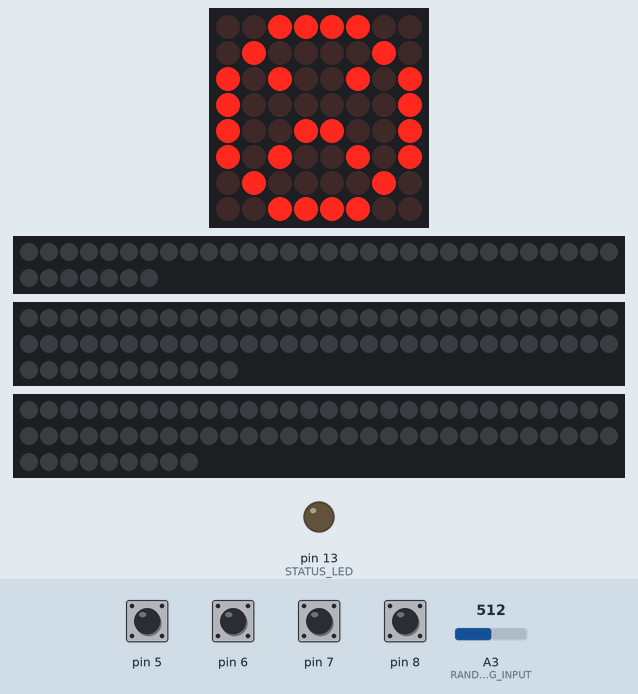
The sketch below on a simulated Arduino Mega 2560, built with avr-gcc and run on an emulated ATmega2560. Parts: 8×8 LED matrix, 37 RGB LEDs in strip order, left to right, continuing on the next row, 71 RGB LEDs in strip order, left to right, continuing on the next row, 69 RGB LEDs in strip order, left to right, continuing on the next row, output pins drawn as LEDs (lit = HIGH). The inputs (shaded band) are chosen by the test bench; at power-on: pin 5–8 HIGH, A3 (RANDOM_NOISE_ANALOG_INPUT) = 512. Dim RGB values are drawn brighter than linear; random numbers use the default seed unless the sketch sets one.

Above: at 2.3 s.
2.4 s: pin 8 pulled LOW for 0.15 s
At 2.76 s:
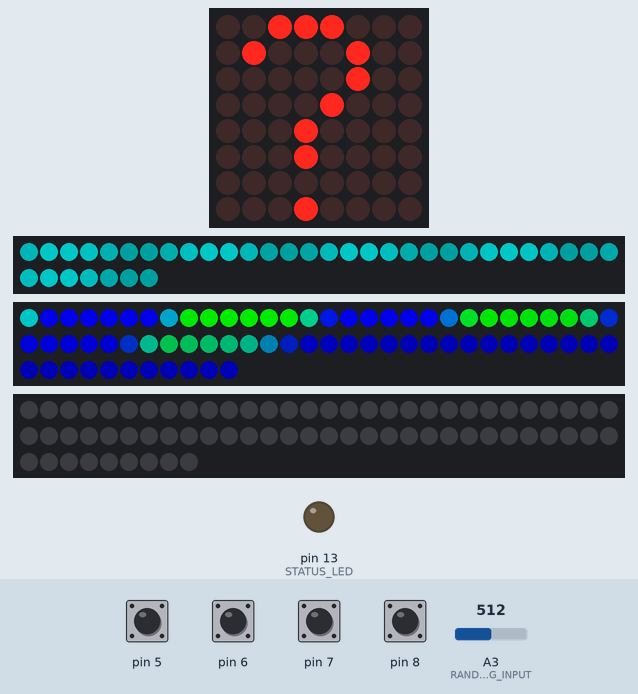
3.1 s: pin 7 pulled LOW for 1 s
At 3.54 s:
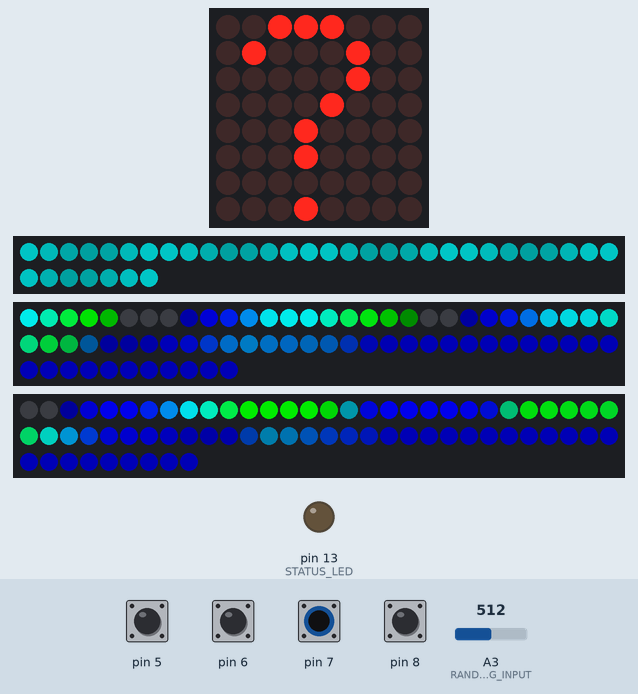
4.7 s: pin 5 pulled LOW for 0.15 s
6.4 s: pin 6 pulled LOW for 0.15 s
At 6.53 s:
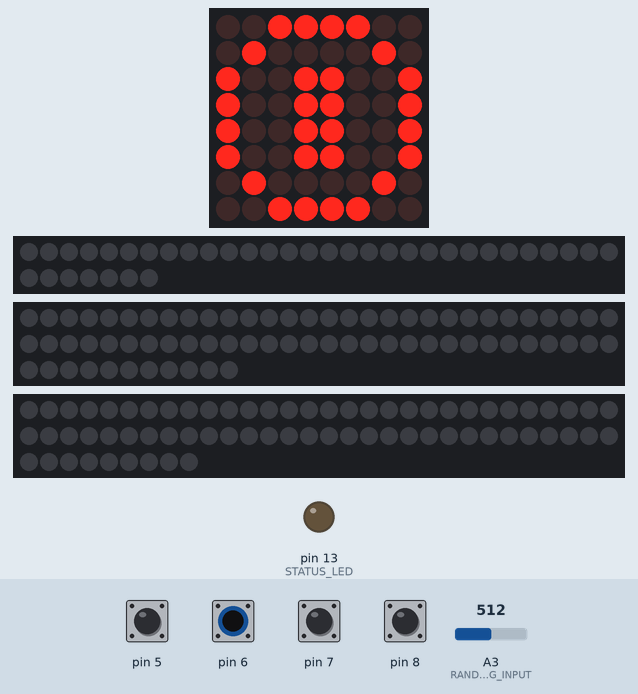
8.1 s: pin 8 pulled LOW for 1 s
At 8.38 s:
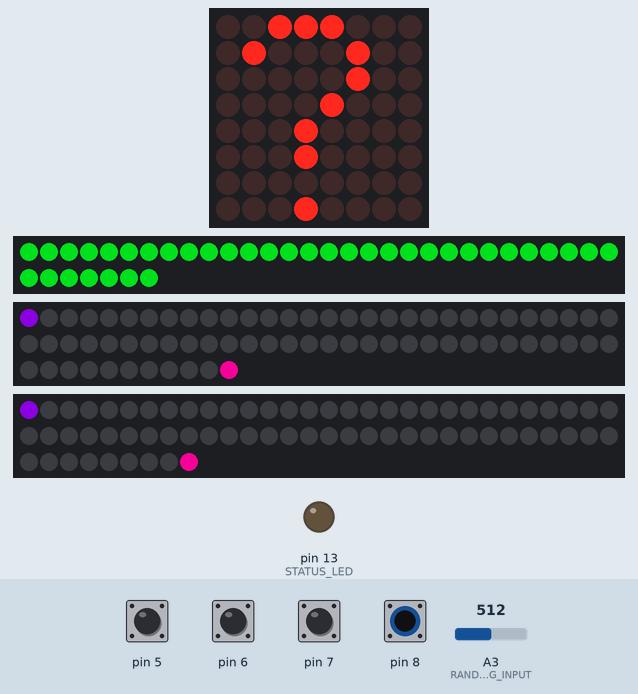
10.7 s: pin 5 pulled LOW for 1 s
Timing chart, 0 to 13.7 s (numbered marks = the images above; inputs shaded):
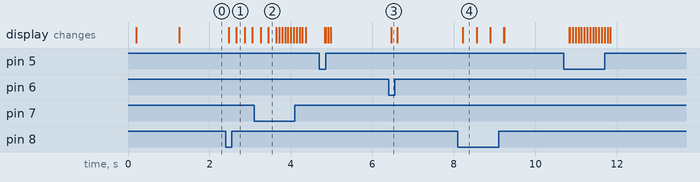

The sketch:

gothee-house-clock.ino
```cpp
/*
================================================================================
File name: gothee-house-clock.ino
   System: Gothee House Clock
 Platform: Teensy 3.1 Freescale K20 (ARM Cortex M4, MK20DX256VLH7)
   Author: Madeline Usher
  Created: November 26, 2014
  Purpose: This controls the lighting for the clock.
================================================================================
  $LastChangedDate: 2015-01-09 01:59:45 -0600 (Fri, 09 Jan 2015) $
  $LastChangedBy: usher $
================================================================================
*/

/*
Pin Assignments:

  User Interface:
  - pin 18 = LED matrix display, data (I2C Data, SDA0)
  - pin 19 = LED matrix display, clock (I2C Clock, SCL0)

  - pin  5 = rotary DIP 4
  - pin  6 = rotary DIP 2
  - pin  7 = rotary DIP 8
  - pin  8 = rotary DIP 1

  Hall Effect Sensors:
  - pin 22 = Hall Effect sensor, geneva mechanism
  - pin 23 = Hall Effect sensor, pendulum

  XBee:
  - pin  0 = XBEE DOut -> Serial RX1
  - pin  1 = XBEE DIn -> Serial TX1
  - pin 21 = sleep

  Lights:
  - pin  9 = left side lights
  - pin 10 = aux lights
  - pin 11 = right side lights
  - pin 12 = top lights

  Miscellaneous
  - pin 17 = unconnected analog input (A3) for use in random number generation
*/

////////////////////////////////////////////////////////////////////////////////

// #include <Arduino.h>
#include <Wire.h>
#include <Adafruit_NeoPixel.h>
// #include <LowPower_Teensy3.h>
#include <Adafruit_LEDBackpack.h>
#include <Adafruit_GFX.h>
#include "time.h"
#include "selector_switch.h"
#include "led_matrix.h"
#include "lightshows.h"


////////////////////////////////////////////////////////////////////////////////

#define STATUS_LED 13

// user-interface display will sleep after this amount of user inactivity.
// In ms.
#define UI_TIMEOUT_LIGHTSHOW_ACTIVE 20000
#define UI_TIMEOUT_NO_LIGHTSHOW_OFF  5000
#define UI_TIMEOUT_NO_LIGHTSHOW_DIM  2500

#define SELECTOR_SWITCH_POS_OFF 0

unsigned long lastUserActivityTime = 0;  // in ms


// #define WAKEUP_PIN              2
// #define WAKEUP_PIN_LLWU_ID  PIN_2

#define RANDOM_NOISE_ANALOG_INPUT 3


// TEENSY3_LP sleepCtrl = TEENSY3_LP();


////////////////////////////////////////////////////////////////////////////////
/// The setup() method runs once, when the sketch starts

void setup ()
 {pinMode(STATUS_LED, OUTPUT);
  // pinMode(WAKEUP_PIN, INPUT_PULLUP);
  initRandomGenerator();
  initLEDMatrix();
  initNeoPixels();
  initSelectorSwitch();
  // initHallEffectSensors();

  setLEDMatrixIcon(ICON_SMILE);
  delay(1000);
  lastUserActivityTime = millis();
  return;}


void initRandomGenerator ()
 {unsigned int seed = 0;
  for (int i = 0; i < 50; i++)
   {for (int j = 0; j < 32; j++)
    {// XOR the seed with the volatile lowest bit from ADC shifted.
     seed ^= ((analogRead(RANDOM_NOISE_ANALOG_INPUT) & 1) << j);}}
  randomSeed(seed);
  return;}


void blink (byte pin, int n)
 {for (int j = 0; j < n; j++)
   {digitalWrite (pin, HIGH);
    delay (200);
    digitalWrite (pin, LOW);
    delay (200);}
  return;}


////////////////////////////////////////////////////////////////////////////////
/// The loop() method runs over and over again, as long as the Arduino has power

void loop()
 {handleUI();
  updateLightshow();

  // testHallEffectSensors();

 }

////////////////////////////////////////////////////////////////////////////////
/// User Interface

void handleUI ()
 {boolean selectorChanged;
  unsigned long timeSinceLastUserActivity;

  byte selectorVal = selectorSwitchVal(&selectorChanged);
  if (selectorChanged)
   {if (selectorVal == SELECTOR_SWITCH_POS_OFF)
     {setLEDMatrixIcon(ICON_OFF);
      endLightshow();}
    else
     {const uint8_t* icon = startLightShow(selectorVal - 1);
      if (icon)
       {setLEDMatrixIcon(icon);}
      else
       {setLEDMatrixIcon(ICON_FROWN);}}
    lastUserActivityTime = millis();}

  timeSinceLastUserActivity = elapsedMillis (lastUserActivityTime);
  switch (getLEDMatrixState())
   {case LED_MATRIX_STATE_OFF:
     if (selectorChanged)
      {setLEDMatrixState(LED_MATRIX_STATE_FULL);}
     break;
    case LED_MATRIX_STATE_DIM:
     if (selectorChanged)
      {setLEDMatrixState(LED_MATRIX_STATE_FULL);}
     else if ((selectorVal == SELECTOR_SWITCH_POS_OFF) &&
             (timeSinceLastUserActivity > UI_TIMEOUT_NO_LIGHTSHOW_OFF))
      {setLEDMatrixState(LED_MATRIX_STATE_OFF);
       // sleep here?
      }
     break;
    case LED_MATRIX_STATE_FULL:
     if (((selectorVal != SELECTOR_SWITCH_POS_OFF) &&
          (timeSinceLastUserActivity > UI_TIMEOUT_LIGHTSHOW_ACTIVE)) ||
         ((selectorVal == SELECTOR_SWITCH_POS_OFF) &&
          (timeSinceLastUserActivity > UI_TIMEOUT_NO_LIGHTSHOW_DIM)))
      {setLEDMatrixState(LED_MATRIX_STATE_DIM);}
     break;
   }
  return;}


/*

////////////////////////////////////////////////////////////////////////////////
/// When putting the system to sleep we'll use the VLPS (very low power stop)
/// mode.

void sleepFairyRing ()
 {endLightshow(pShrooms);
  disableLCD();
  lcdOn = false;
  sleepTLC5940();
  sleepCtrl.DeepSleep(GPIO_WAKE, WAKEUP_PIN_LLWU_ID);
  return;}


void wakeFairyRing ()
 {wakeTLC5940();
  enableLCD();
  lcdOn = true;
  lastUserActivityTime = millis();
  return;}


*/


////////////////////////////////////////////////////////////////////////////////
/// Hall Effect Sensors:

#define HALL_EFFECT_GENEVA_PIN   22
#define HALL_EFFECT_PENDULUM_PIN 23


void initHallEffectSensors ()
 {pinMode(HALL_EFFECT_PENDULUM_PIN, INPUT_PULLUP);
  pinMode(HALL_EFFECT_GENEVA_PIN, INPUT_PULLUP);
  return;}


void testHallEffectSensors ()
 {if (digitalRead(HALL_EFFECT_PENDULUM_PIN))
   {digitalWrite (STATUS_LED, LOW);}
  else
   {digitalWrite (STATUS_LED, HIGH);}
  return;}


////////////////////////////////////////////////////////////////////////////////
/// End of Code
```

led_matrix.cpp
```cpp
/*
================================================================================
File name: led_matrix.cpp
   System: Gothee House Clock
 Platform: Teensy 3.1 Freescale K20 (ARM Cortex M4, MK20DX256VLH7)
   Author: Madeline Usher
  Created: December 29, 2014
  Purpose: Handles the LED matrix display.  This display shows the user what
           lightshow is currently selected.
================================================================================
  $LastChangedDate: 2015-01-14 20:19:21 -0600 (Wed, 14 Jan 2015) $
  $LastChangedBy: usher $
================================================================================
*/

#include <Adafruit_LEDBackpack.h>
#include <Adafruit_GFX.h>
#include "led_matrix.h"


////////////////////////////////////////////////////////////////////////////////
/// Icons

const uint8_t off_icon[] =
 {B00111100,
  B01000010,
  B10011001,
  B10011001,
  B10011001,
  B10011001,
  B01000010,
  B00111100};

const uint8_t smile_icon[] =
 {B00111100,
  B01000010,
  B10100101,
  B10000001,
  B10100101,
  B10011001,
  B01000010,
  B00111100};

const uint8_t neutral_icon[] =
 {B00111100,
  B01000010,
  B10100101,
  B10000001,
  B10111101,
  B10000001,
  B01000010,
  B00111100};

const uint8_t frown_icon[] =
 {B00111100,
  B01000010,
  B10100101,
  B10000001,
  B10011001,
  B10100101,
  B01000010,
  B00111100};

/*
const uint8_t crescent_moon_icon[] =
 {B00011100,
  B00001110,
  B00000101,
  B00000101,
  B00000101,
  B00000101,
  B00001110,
  B00011100};

const uint8_t strong_man_icon[] =
 {B00011000,
  B00011000,
  B01000010,
  B01111110,
  B00011000,
  B00011000,
  B00100100,
  B01000010};

const uint8_t waving_woman_icon[] =
 {B00011000,
  B00011000,
  B00000010,
  B00111100,
  B01011000,
  B00011000,
  B00111100,
  B01111110};

const uint8_t omega_icon[] =
 {B00111100,
  B01000010,
  B10000001,
  B10000001,
  B10000001,
  B11000011,
  B01100110,
  B11100111};

const uint8_t pi_icon[] =
 {B00000000,
  B01111111,
  B10100100,
  B00100100,
  B00100100,
  B00100100,
  B00100101,
  B01000010};

const uint8_t some_symbol_icon[] =
 {B01111100,
  B00010000,
  B00111000,
  B01000100,
  B01000100,
  B00111000,
  B00010000,
  B01111100};

const uint8_t star_icon[] =
 {B00000000,
  B00010000,
  B10010010,
  B01010100,
  B00111000,
  B01010100,
  B10010010,
  B00010000};

const uint8_t infinity_icon[] =
 {B00000000,
  B00000000,
  B01100110,
  B10001001,
  B10010001,
  B01100110,
  B00000000,
  B00000000};

const uint8_t sun_icon[] =
 {B00111000,
  B01000100,
  B10000010,
  B10010010,
  B10000010,
  B01000100,
  B00111000,
  B00000000};

const uint8_t venus_icon[] =
 {B00111000,
  B01101100,
  B01000100,
  B01101100,
  B00111000,
  B00010000,
  B01111100,
  B00010000};

const uint8_t ankh_icon[] =
 {B00111000,
  B01000100,
  B01000100,
  B00101000,
  B00010000,
  B01111100,
  B00010000,
  B00010000};

const uint8_t spider_icon[] =
 {B01000010,
  B00100100,
  B10011001,
  B00111100,
  B01011010,
  B10100101,
  B00100100,
  B01000010};

const uint8_t earth_icon[] =
 {B00111000,
  B01010100,
  B10010010,
  B11111110,
  B10010010,
  B01010100,
  B00111000,
  B00000000};

const uint8_t square_yin_yang_icon[] =
 {B11110000,
  B11110110,
  B11110110,
  B11110000,
  B11110000,
  B10010000,
  B10010000,
  B11110000};

const uint8_t skull_crossbones_icon[] =
 {B10000001,
  B00111100,
  B01111110,
  B01011010,
  B01111110,
  B00100100,
  B00011000,
  B10000001};

const uint8_t heart_icon[] =
 {B00000000,
  B01100110,
  B11111111,
  B11111111,
  B11111111,
  B01111110,
  B00111100,
  B00011000};

const uint8_t heart2_icon[] =
 {B00000000,
  B01100110,
  B10011001,
  B10000001,
  B10000001,
  B01000010,
  B00100100,
  B00011000};

const uint8_t runes_icon[] =
 {B10010010,
  B01010100,
  B00111000,
  B00010000,
  B00010000,
  B00010000,
  B00010000,
  B00000000};

const uint8_t mysterious_icon[] =
 {B11000011,
  B01100110,
  B00111100,
  B01100110,
  B01100110,
  B00111100,
  B01100110,
  B11000011};

const uint8_t flame_icon[] =
 {B00000000,
  B00001000,
  B00001000,
  B00010000,
  B00100010,
  B00100010,
  B00110110,
  B00011100};

const uint8_t eye_icon[] =
 {B00000000,
  B00111100,
  B01000010,
  B11011011,
  B01000010,
  B00111100,
  B00000000,
  B00000000};

const uint8_t butterfly_icon[] =
 {B00000000,
  B01100110,
  B11011011,
  B10011001,
  B10011001,
  B10011001,
  B01100110,
  B01000010};

*/


////////////////////////////////////////////////////////////////////////////////
/// Globals

Adafruit_8x8matrix matrix = Adafruit_8x8matrix();


////////////////////////////////////////////////////////////////////////////////
/// Initialization

void initLEDMatrix ()
 {matrix.begin(LED_MATRIX_I2C_ADDR);  // pass in the address
  matrix.clear();
  matrix.writeDisplay();
  matrix.setRotation(1);
  matrix.setTextSize(1);
  matrix.setTextWrap(false);
  matrix.setTextColor(LED_ON);
  setLEDMatrixIcon(neutral_icon);
  return;}


////////////////////////////////////////////////////////////////////////////////

void setLEDMatrixIcon (const uint8_t* icon)
 {matrix.clear();
  matrix.drawBitmap(0, 0, icon, 8, 8, LED_ON);
  matrix.writeDisplay();
  return;}


void setLEDMatrixIcon (uint8_t iconID)
 {switch (iconID)
   {case ICON_OFF:
      setLEDMatrixIcon (off_icon);
      break;
    case ICON_SMILE:
      setLEDMatrixIcon (smile_icon);
      break;
    case ICON_NEUTRAL:
      setLEDMatrixIcon (neutral_icon);
      break;
    case ICON_FROWN:
      setLEDMatrixIcon (frown_icon);
      break;
    default:
      matrix.clear();
      matrix.writeDisplay();}
  return;}


////////////////////////////////////////////////////////////////////////////////

void LEDMatrixShowNum (int n)
 {matrix.clear();
  matrix.setCursor(0, 0);
  matrix.print(n);
  matrix.writeDisplay();
  return;}


////////////////////////////////////////////////////////////////////////////////
/// LEDMatrixState
///
/// State should be one of the LED_MATRIX_STATE_* values.
///

unsigned int LEDMatrixState = LED_MATRIX_STATE_FULL;


void setLEDMatrixState (unsigned int state)
 {switch (state)
   {case LED_MATRIX_STATE_OFF:
     matrix.clear();
     matrix.writeDisplay();
     LEDMatrixState = LED_MATRIX_STATE_OFF;
     break;
    case LED_MATRIX_STATE_DIM:
     matrix.setBrightness(LED_MATRIX_BRIGHTNESS_DIM);
     LEDMatrixState = LED_MATRIX_STATE_DIM;
     break;
    default:
     matrix.setBrightness(LED_MATRIX_BRIGHTNESS_FULL);
     LEDMatrixState = LED_MATRIX_STATE_FULL;}
  return;}


unsigned int getLEDMatrixState ()
 {return(LEDMatrixState);}


////////////////////////////////////////////////////////////////////////////////
/// End of Code
```

led_matrix.h
```cpp
/*
================================================================================
File name: led_matrix.h
   System: Gothee House Clock
 Platform: Teensy 3.1 Freescale K20 (ARM Cortex M4, MK20DX256VLH7)
   Author: Madeline Usher
  Created: December 29, 2014
  Purpose: Handles the LED matrix display.  This display shows the user what
           lightshow is currently selected.
================================================================================
  $LastChangedDate: 2015-01-09 01:59:45 -0600 (Fri, 09 Jan 2015) $
  $LastChangedBy: usher $
================================================================================
*/

#ifndef LED_MATRIX_h
#define LED_MATRIX_h

#include <Arduino.h>
#include <inttypes.h>


////////////////////////////////////////////////////////////////////////////////

#define LED_MATRIX_I2C_ADDR 0x70

#define LED_MATRIX_STATE_OFF   0
#define LED_MATRIX_STATE_DIM   1
#define LED_MATRIX_STATE_FULL  2  // full brightness

#define LED_MATRIX_BRIGHTNESS_DIM    2
#define LED_MATRIX_BRIGHTNESS_FULL  15


////////////////////////////////////////////////////////////////////////////////
/// Common icons

#define ICON_OFF      1
#define ICON_SMILE    2
#define ICON_NEUTRAL  3
#define ICON_FROWN    4


////////////////////////////////////////////////////////////////////////////////
/// External functions

extern void initLEDMatrix ();
extern void setLEDMatrixIcon (const uint8_t* icon);
extern void setLEDMatrixIcon (uint8_t iconID);
extern void LEDMatrixShowNum (int n);

extern unsigned int getLEDMatrixState ();
extern void setLEDMatrixState (unsigned int state);


////////////////////////////////////////////////////////////////////////////////

#endif  // LED_MATRIX_h

////////////////////////////////////////////////////////////////////////////////
/// End of Code
```

lightshow_cylon_eye.cpp
```cpp
/*
================================================================================
File name: lightshow_cylon_eye.cpp
   System: Gothee House Clock
 Platform: Teensy 3.1 Freescale K20 (ARM Cortex M4, MK20DX256VLH7)
   Author: Madeline Usher
  Created: January 13, 2015
  Purpose: Byte-code for the Cylon_Eye lightshow.
================================================================================
  $LastChangedBy: usher $
  $LastChangedDate: 2015-01-13 12:56:20 -0600 (Tue, 13 Jan 2015) $
================================================================================
*/

////////////////////////////////////////////////////////////////////////////////

#include <inttypes.h>


////////////////////////////////////////////////////////////////////////////////

const uint8_t LIGHTSHOW_Cylon_Eye[] =
  // 109 bytes
 {0x6d, 0x00, 0x00, 0xff, 0x18, 0x18, 0x18, 0x18, 0x18, 0xff,
  0x0d, 0x00, 0x00, 0x10, 0x00, 0x14, 0xa0, 0x00, 0x00, 0x98,
  0x3a, 0x00, 0x00, 0x2b, 0x00, 0x01, 0x01, 0x81, 0x02, 0x00,
  0x02, 0xa0, 0x00, 0x64, 0x00, 0x88, 0x13, 0x00, 0x00, 0x0a,
  0x00, 0x01, 0x98, 0x3a, 0x00, 0x00, 0x00, 0x80, 0x01, 0x00,
  0x02, 0x8b, 0x00, 0xe4, 0x00, 0x88, 0x13, 0x00, 0x00, 0x0a,
  0x00, 0x01, 0x98, 0x3a, 0x00, 0x00, 0x2b, 0x00, 0x02, 0x01,
  0x81, 0x02, 0x00, 0x02, 0xa0, 0x00, 0x64, 0x00, 0x88, 0x13,
  0x00, 0x00, 0x0a, 0x00, 0x01, 0x98, 0x3a, 0x00, 0x00, 0x00,
  0x80, 0x01, 0x00, 0x02, 0x8b, 0x00, 0xe4, 0x00, 0x88, 0x13,
  0x00, 0x00, 0x0a, 0x00, 0x01, 0x98, 0x3a, 0x00, 0x00};


////////////////////////////////////////////////////////////////////////////////
/// End of Code
```

lightshow_devices.h
```cpp
/*
================================================================================
File name: lightshow_devices.h
   System: Gothee House Clock
 Platform: Teensy 3.1 Freescale K20 (ARM Cortex M4, MK20DX256VLH7)
   Author: Madeline Usher
  Created: January 7, 2015
  Purpose: Each lighsthow device can run lightshow ops.  In this project, each
           device is a NeoPixel strip.
================================================================================
  $LastChangedDate: 2015-01-08 20:05:39 -0600 (Thu, 08 Jan 2015) $
  $LastChangedBy: usher $
================================================================================
*/

#ifndef LIGHTSHOW_DEVICES_h
#define LIGHTSHOW_DEVICES_h

#include <inttypes.h>
#include <Adafruit_NeoPixel.h>
#include "time.h"
#include "lightshow_basic-defs.h"
#include "lightshow_ops.h"


////////////////////////////////////////////////////////////////////////////////


////////////////////////////////////////////////////////////////////////////////

#endif  // LIGHTSHOW_DEVICES_h

////////////////////////////////////////////////////////////////////////////////
/// End of Code
```

Source omitted: lightshow_basic-defs.h (5039 bytes), lightshow_devices.cpp (15649 bytes), htshow_fire.cpp (data table, 3034 bytes), show_liquid.cpp (data table, 2638 bytes), lightshow_ops.cpp (27917 bytes), lightshow_ops.h (16108 bytes), ghtshow_pulsing_rainbow.cpp (1560 bytes), rainbowtest.cpp (data table, 2710 bytes), ghtshow_space_wave_test.cpp (1903 bytes), ow_static_patterns_test.cpp (1810 bytes), lightshow_tempstuff.cpp (1335 bytes), lightshow_test_rgb.cpp (1603 bytes) and 8 more

Measured:
- after the input at 2.4 s, the display: first changes after 0.07 s (image 1 shows a later state)
- after the input at 6.4 s, the display: changes after 0.06 s (image 3)
- after the input at 8.1 s, the display: changes after 0.12 s (image 4)
